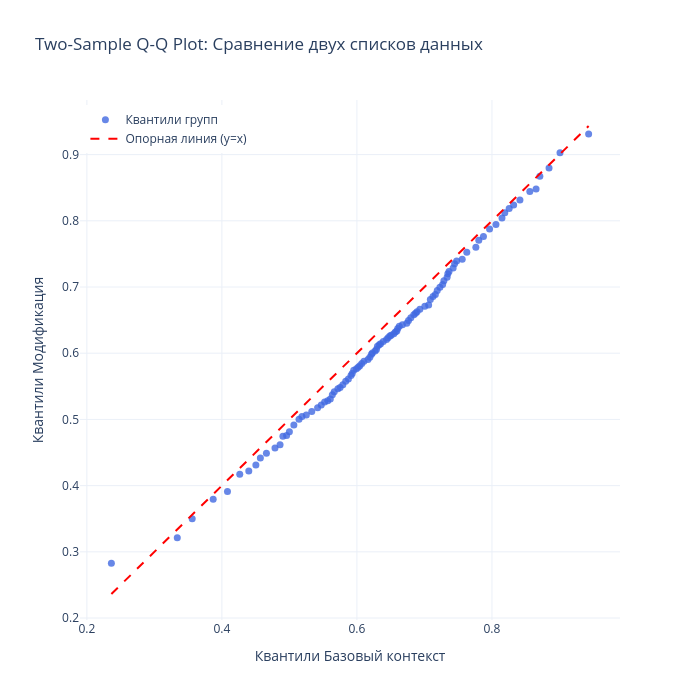

Notebook code for this chart:
### Code cell
fig = qq_func(list1, list2_2)
# Показываем график
fig.show()
